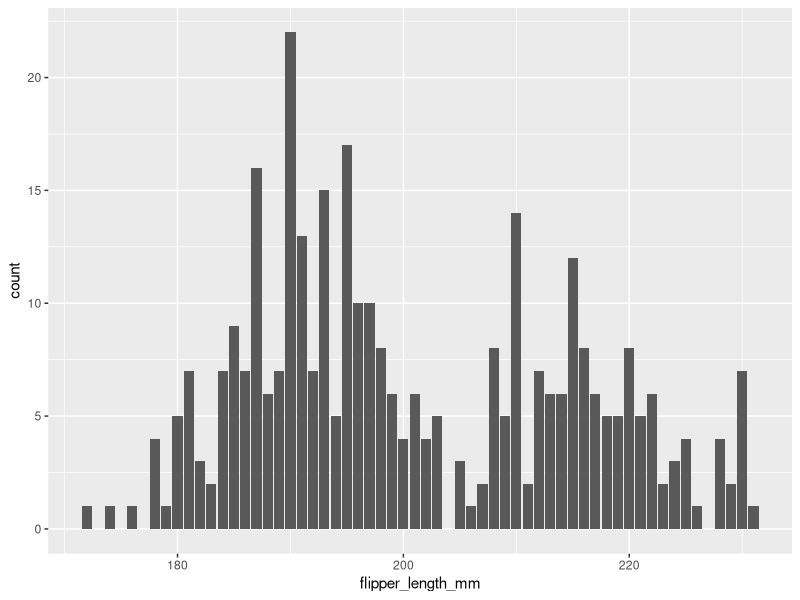
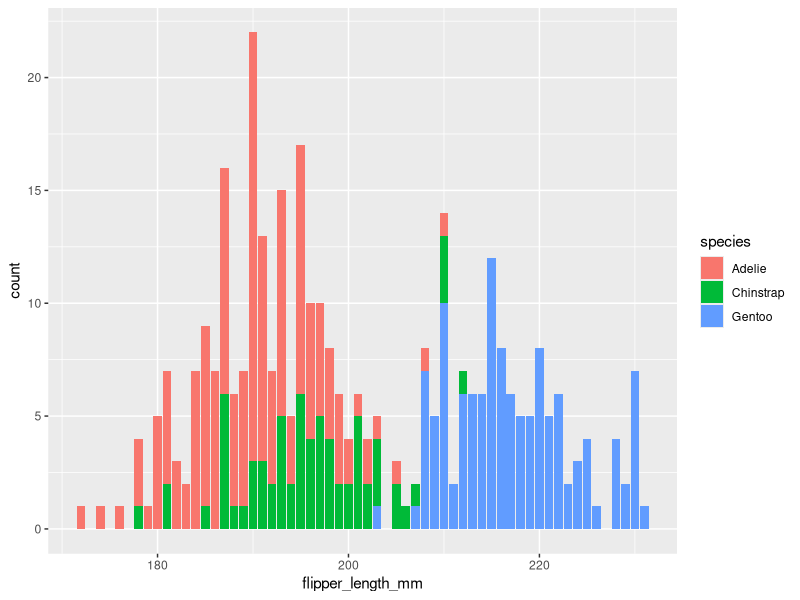
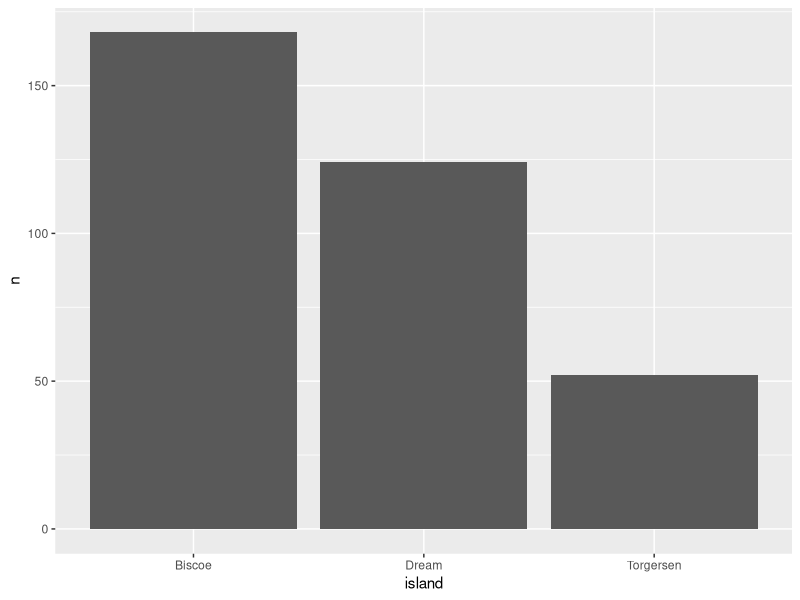
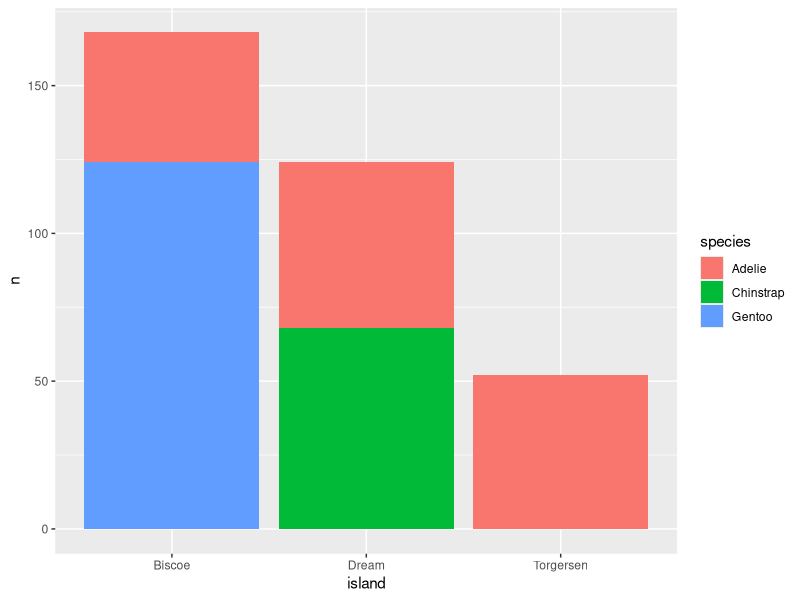
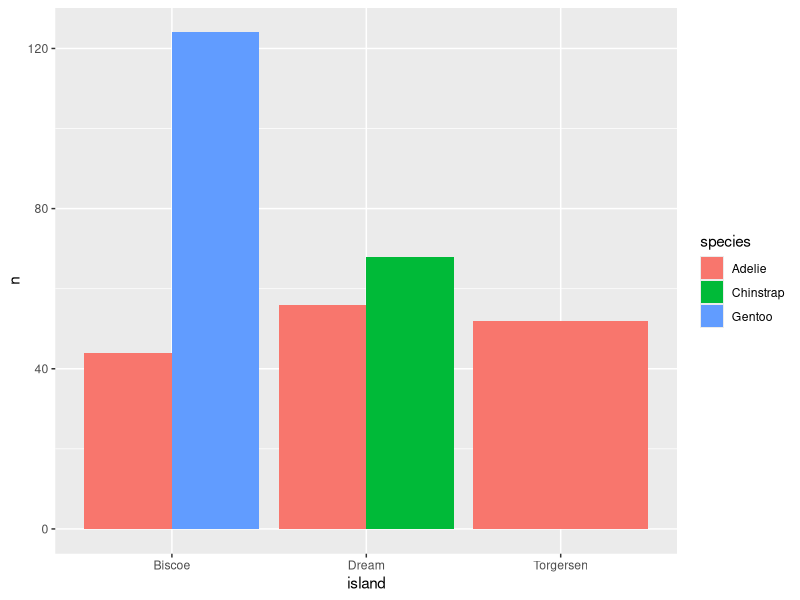
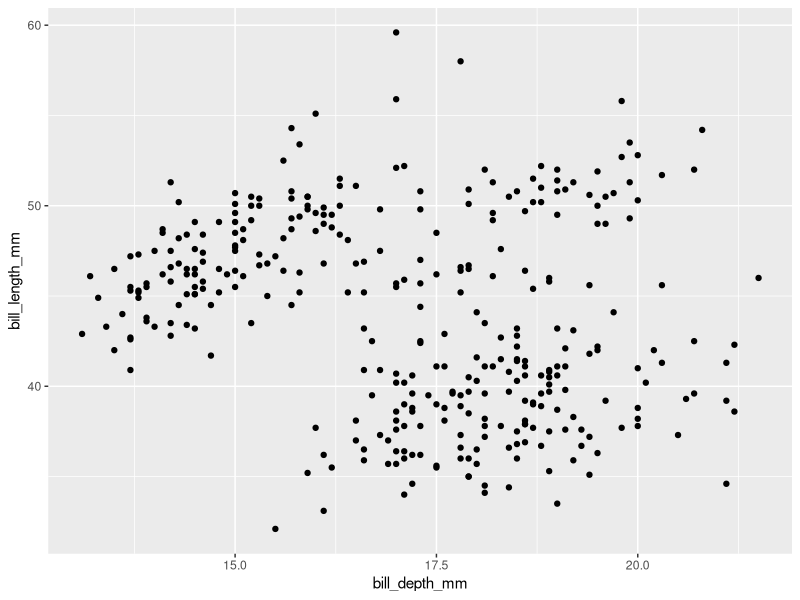
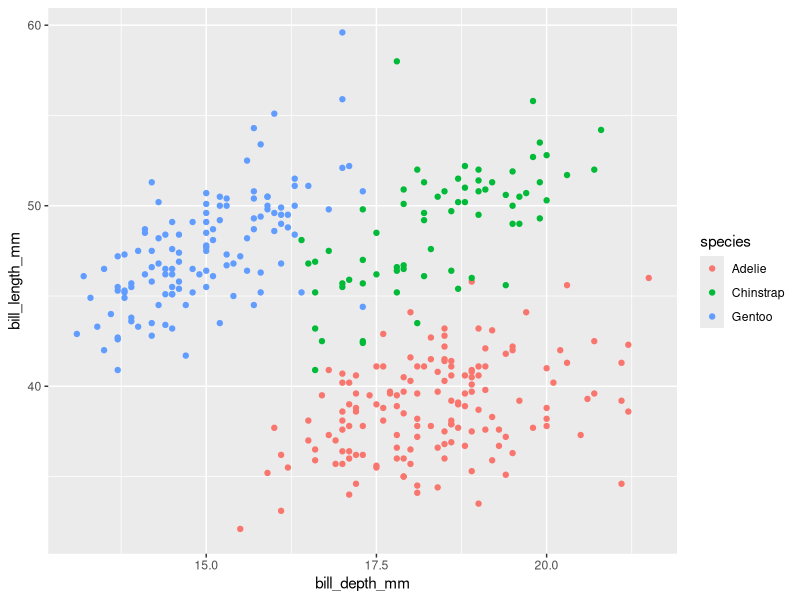
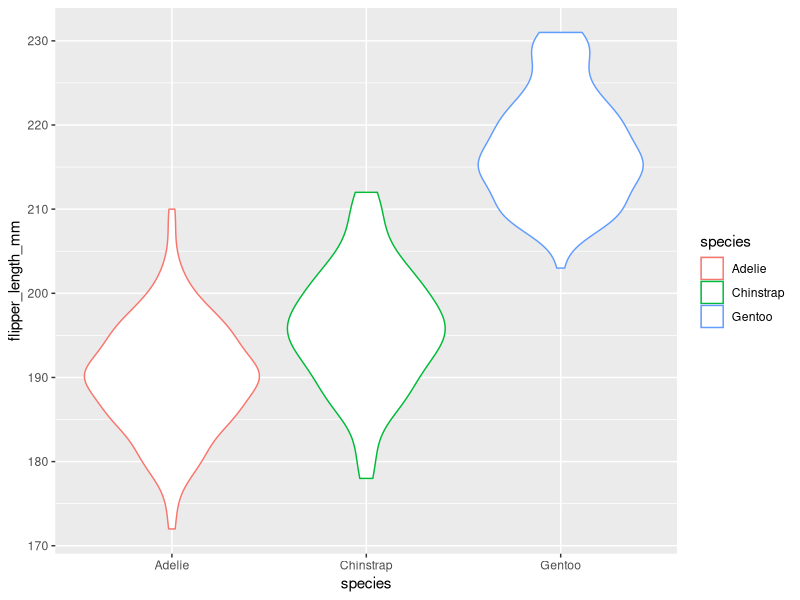

Reproduce these figures in R, in order.
## ---- chunk 1
library(ggplot2)
library(palmerpenguins)
data(penguins)
## ---- chunk 2
ggplot(data = penguins, aes(x=flipper_length_mm)) + geom_bar()
## ---- chunk 3
ggplot(data = penguins, aes(x=flipper_length_mm, fill=species)) + geom_bar()
## ---- chunk 4
library(tidyverse)
penguin.island <- penguins %>% count(species, island)
## ---- chunk 5
penguin.island
## ---- chunk 6
ggplot(data = penguin.island, aes(x=island, y=n)) + geom_bar(stat = "identity")
## ---- chunk 7
ggplot(data = penguin.island, aes(x=island, y=n, fill=species)) + geom_bar(stat = "identity")
## ---- chunk 8
ggplot(data = penguin.island, aes(x=island, y=n, fill=species)) + geom_bar(stat = "identity", position = "dodge")
## ---- chunk 9
ggplot(data = penguins, aes(x=bill_depth_mm, y=bill_length_mm)) + geom_point()
## ---- chunk 10
ggplot(data = penguins, aes(x=bill_depth_mm, y=bill_length_mm, color=species)) + geom_point()
## ---- chunk 11
ggplot(data = penguins, aes(x=species, y=flipper_length_mm, color=species)) + geom_violin()
## ---- chunk 12
ggplot(data = penguins, aes(x=species, y=flipper_length_mm, color=species)) + geom_violin() + geom_jitter()
## ---- chunk 13
ggplot(data = penguins, aes(x=species, y=flipper_length_mm, color=species)) + geom_violin() + geom_jitter() + geom_boxplot()
